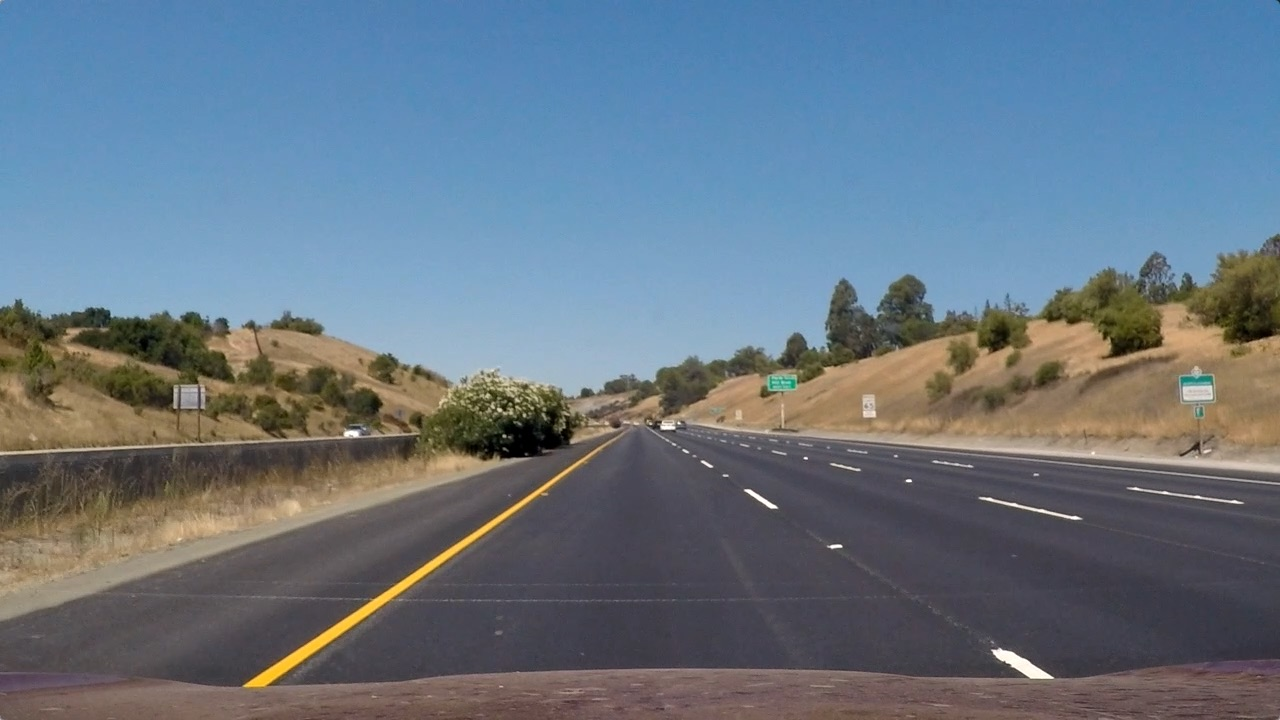
#> input picture Project_data/test_images/straight_lines1.jpg, 1280 x 720 px; the run also reads 2 pictures not shown here
$ jupyter execute --allow-errors testImages.ipynb
#> lines starting #> are read from the running program, lines starting #| are printed output that depends on the picture
### PerspectiveTransformation.py
import cv2
import numpy as np

class PerspectiveTransformation:
    """ This a class for transforming image between front view and top view
    """
    def __init__(self):
        """Init PerspectiveTransformation."""
        self.src = np.float32([(550, 460),     # top-left
                               (150, 720),     # bottom-left
                               (1200, 720),    # bottom-right
                               (770, 460)])    # top-right
        self.dst = np.float32([(100, 0),
                               (100, 720),
                               (1100, 720),
                               (1100, 0)])
        self.M = cv2.getPerspectiveTransform(self.src, self.dst)
        self.M_inv = cv2.getPerspectiveTransform(self.dst, self.src)

    def forward(self, img, img_size=(1280, 720), flags=cv2.INTER_LINEAR):
        """ Take a front view image and transform to top view
        Output:
            Image (np.array): Top view image
        """
        return cv2.warpPerspective(img, self.M, img_size, flags=flags)

    # [6 lines left out: function backward, not called in this run]

### testImages.ipynb
[cell 1]
import numpy as np
import matplotlib.pyplot as plt
import matplotlib.image as mpimg
import cv2
from IPython.display import HTML, Video
from moviepy.editor import VideoFileClip
from PerspectiveTransformation import *
from LaneLines import *

[cell 2]
images = []
images.append(mpimg.imread('./Project_data/test_images/straight_lines1.jpg'))
images.append(mpimg.imread('./Project_data/test_images/straight_lines2.jpg'))
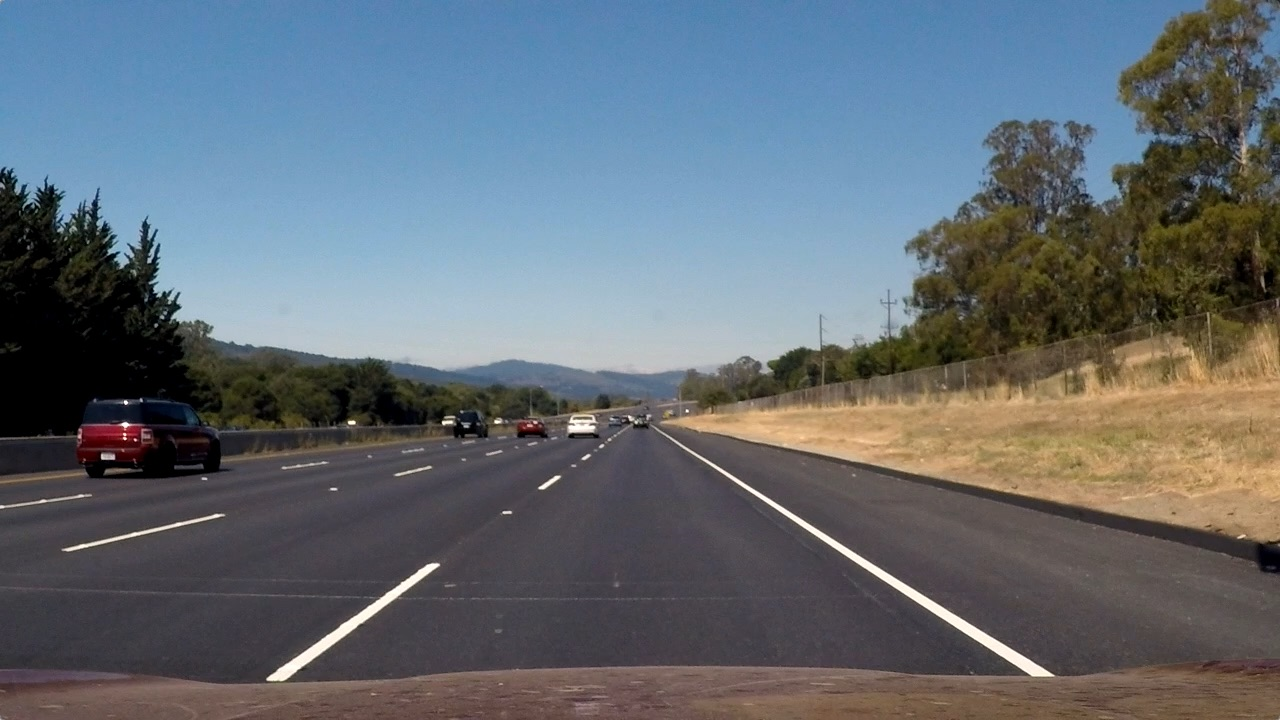
#> input picture Project_data/test_images/straight_lines2.jpg, 1280 x 720 px
images.append(mpimg.imread('./Project_data/test_images/test1.jpg'))
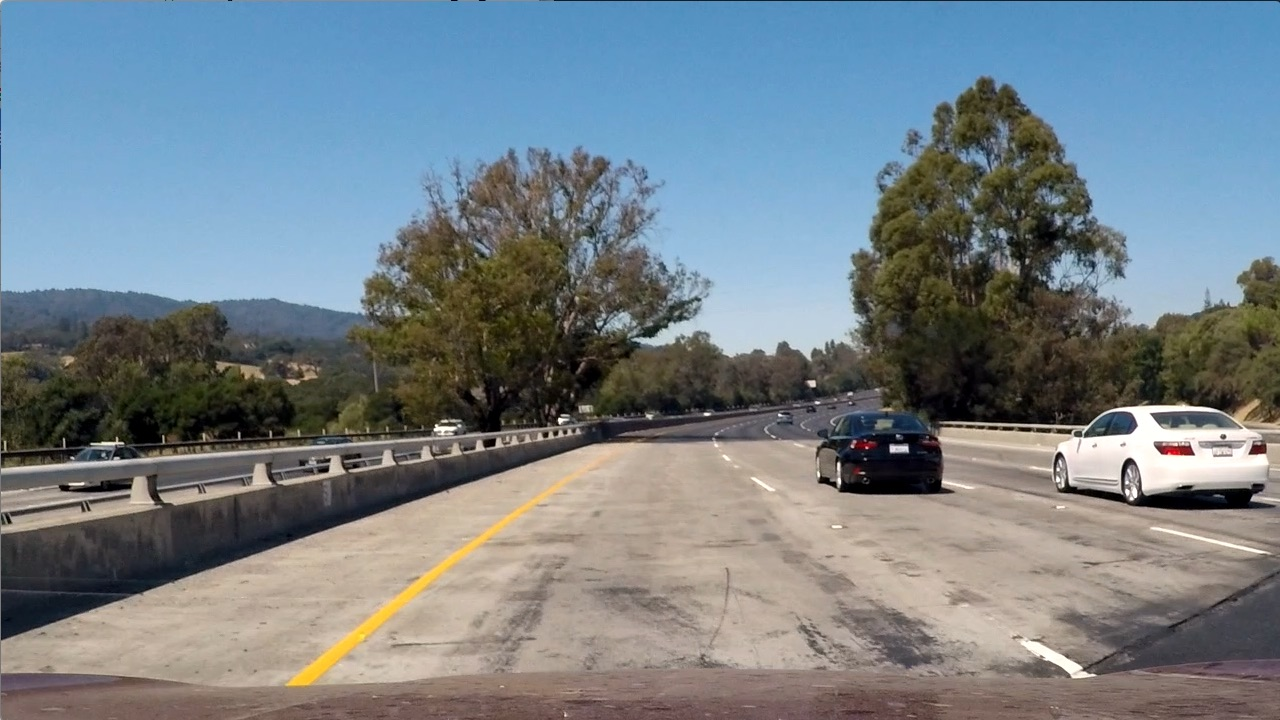
#> input picture Project_data/test_images/test1.jpg, 1280 x 720 px
images.append(mpimg.imread('./Project_data/test_images/test2.jpg'))
images.append(mpimg.imread('./Project_data/test_images/test3.jpg'))
images.append(mpimg.imread('./Project_data/test_images/test4.jpg'))
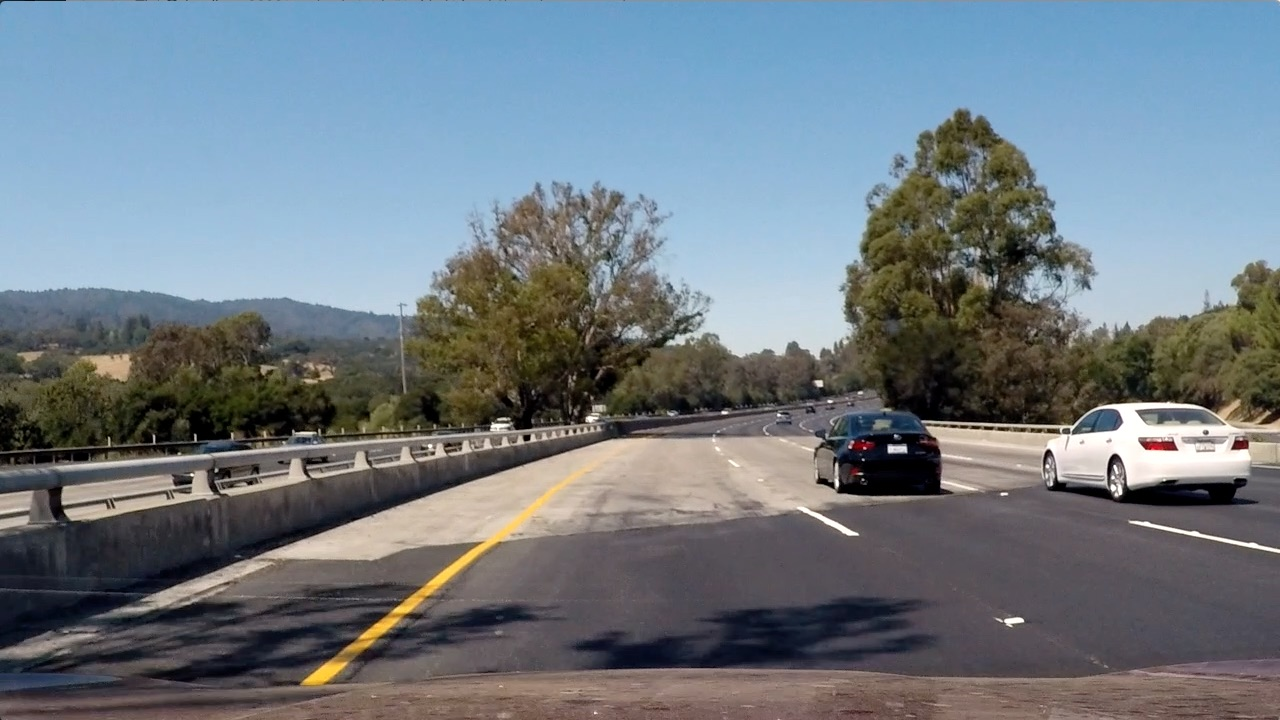
#> input picture Project_data/test_images/test4.jpg, 1280 x 720 px
#> (the rest of this cell did not finish here and is left out)

[cell 3]
def plot(img):
    hls = cv2.cvtColor(img, cv2.COLOR_RGB2HLS)
    f = plt.figure(figsize=(24, 9))
    ax1 = f.add_subplot(1, 3, 1)
    ax1.imshow(hls[:,:,0], cmap='gray', vmin=0, vmax=255)
    ax2 = f.add_subplot(1, 3, 2)
    ax2.imshow(hls[:,:,1], cmap='gray', vmin=0, vmax=255)
    ax3 = f.add_subplot(1, 3, 3)
    ax3.imshow(hls[:,:,2], cmap='gray', vmin=0, vmax=255)
    plt.figure()
    plt.imshow(img)

[cell 4]
img = images[3]
birdeye = PerspectiveTransformation()
plt.imshow(img)
#> (this line was passed over: IPython is not available in this run)

[cell 5]
plot(img)
#> in plot, `hls = cv2.cvtColor(img, cv2.COLOR_RGB2HLS)`: hls: shape (720, 1280, 3); mean of channels 0, 1, 2 86.2, 113.9, 64.8
#> (the call stopped at in plot, `f = plt.figure(figsize=(24, 9))`: IPython is not available in this run)

[cell 6]
def threshold_rel(img, lo, hi):
    vmin = np.min(img)
    vmax = np.max(img)

    vlo = vmin + (vmax - vmin) * lo
    vhi = vmin + (vmax - vmin) * hi
    return np.uint8((img >= vlo) & (img <= vhi)) * 255

def threshold_abs(img, lo, hi):
    return np.uint8((img >= lo) & (img <= hi)) * 255

[cell 7]
def test(img):
    tmp = birdeye.forward(img)
#> img is the input picture: shape (720, 1280, 3); mean R, G, B 99.4, 107.7, 115.1
    tmp = np.copy(img)
    hls = cv2.cvtColor(tmp, cv2.COLOR_RGB2HLS)
#> hls: shape (720, 1280, 3); mean of channels 0, 1, 2 81.7, 107, 62.5
    hsv = cv2.cvtColor(tmp, cv2.COLOR_RGB2HSV)
#> hsv: shape (720, 1280, 3); mean H, S, V 81.6, 75.9, 127.4
    h_channel = hls[:,:,0]
    l_channel = hls[:,:,1]
    s_channel = hls[:,:,2]
    v_channel = hsv[:,:,2]

    f = plt.figure(figsize=(24, 16))
    ax1 = f.add_subplot(2, 2, 1)
    ax1.imshow(tmp)
    ax2 = f.add_subplot(2, 2, 2)
    ax2.imshow(threshold_rel(l_channel, 0.8, 1.0), vmin=0, vmax=255, cmap='gray')

    ax3 = f.add_subplot(2, 2, 3)
    ax3.imshow(threshold_rel(s_channel, 0.5, 0.8), vmin=0, vmax=255, cmap='gray')

    ax4 = f.add_subplot(2, 2, 4)
    res = threshold_abs(h_channel, 20, 30)
    res &= threshold_rel(v_channel, 0.7, 1.0)
    ax4.imshow(res, vmin=0, vmax=255, cmap='gray')

[cell 8]
test(images[1])
#> (the call stopped at in test, `f = plt.figure(figsize=(24, 16))`: IPython is not available in this run)

[cell 9]
test(images[2])
#> in test, img is the input picture: shape (720, 1280, 3); mean R, G, B 117.5, 128.7, 135.5
#> in test (call 2), `hls = cv2.cvtColor(tmp, cv2.COLOR_RGB2HLS)`: hls: shape (720, 1280, 3); mean of channels 0, 1, 2 60.2, 126.7, 74.4
#> in test (call 2), `hsv = cv2.cvtColor(tmp, cv2.COLOR_RGB2HSV)`: hsv: shape (720, 1280, 3); mean H, S, V 60.3, 78, 149.5
#> (the call stopped at in test, `f = plt.figure(figsize=(24, 16))`: IPython is not available in this run)

[cell 10]
test(images[3])
#> in test (call 3), `hsv = cv2.cvtColor(tmp, cv2.COLOR_RGB2HSV)`: hsv: shape (720, 1280, 3); mean H, S, V 86.2, 80.3, 138.5
#> (the call stopped at in test, `f = plt.figure(figsize=(24, 16))`: IPython is not available in this run)

[cell 11]
test(images[4])
#> in test (call 4), `hls = cv2.cvtColor(tmp, cv2.COLOR_RGB2HLS)`: hls: shape (720, 1280, 3); mean of channels 0, 1, 2 94.8, 115.7, 62.1
#> in test (call 4), `hsv = cv2.cvtColor(tmp, cv2.COLOR_RGB2HSV)`: hsv: shape (720, 1280, 3); mean H, S, V 94.8, 72.6, 137.9
#> in test (call 4), `v_channel = hsv[:,:,2]`:
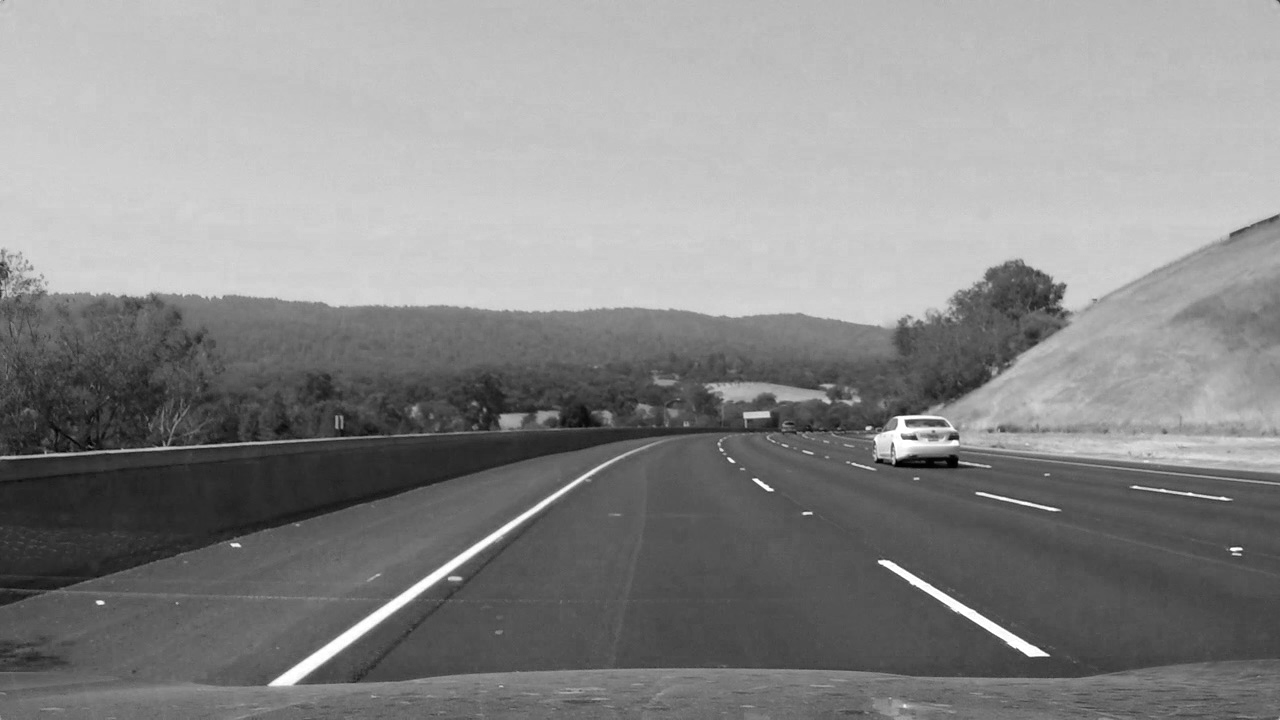
#> v_channel: shape (720, 1280); min 0, max 255, mean 137.9
#> (the call stopped at in test, `f = plt.figure(figsize=(24, 16))`: IPython is not available in this run)

[cell 12]
img = images[1]
plt.imshow(img)
#> (this line was passed over: IPython is not available in this run)
